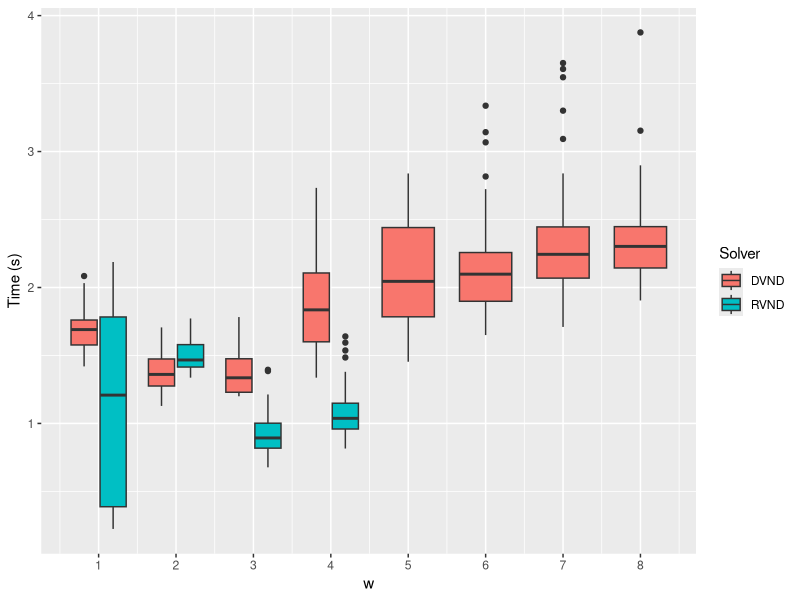
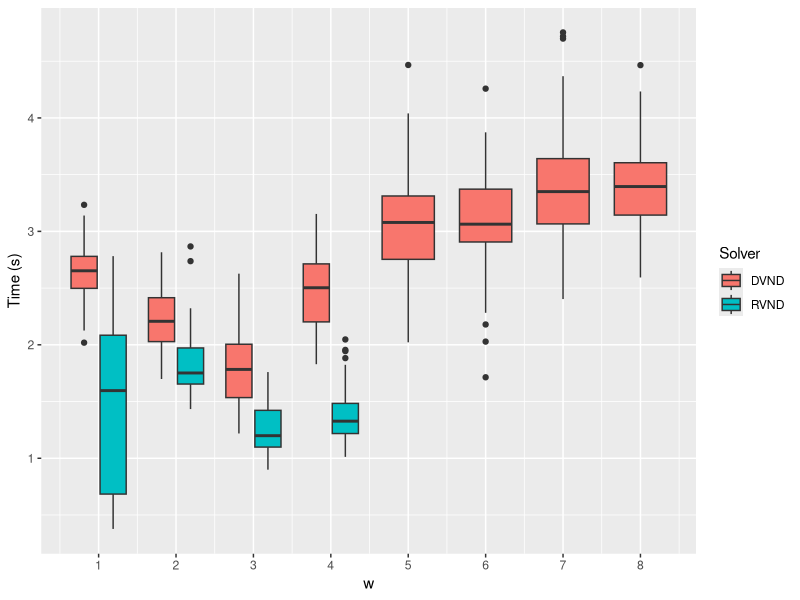
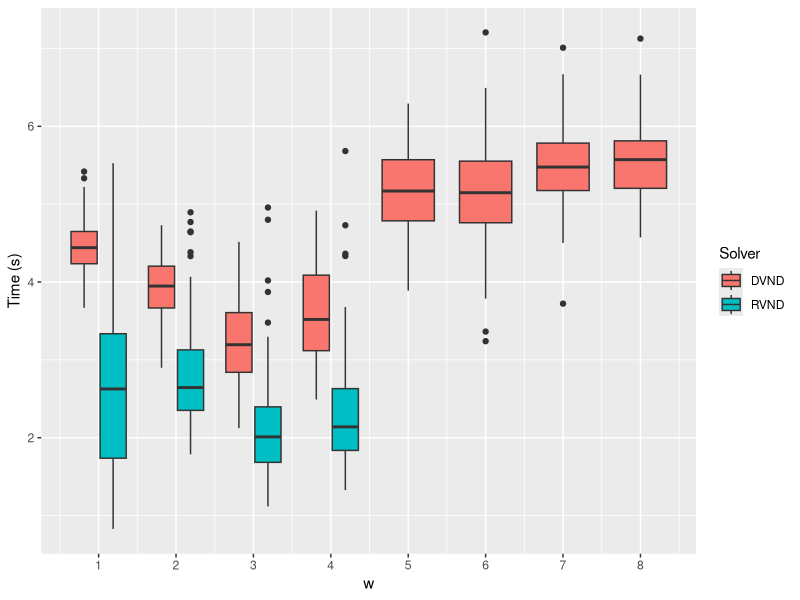
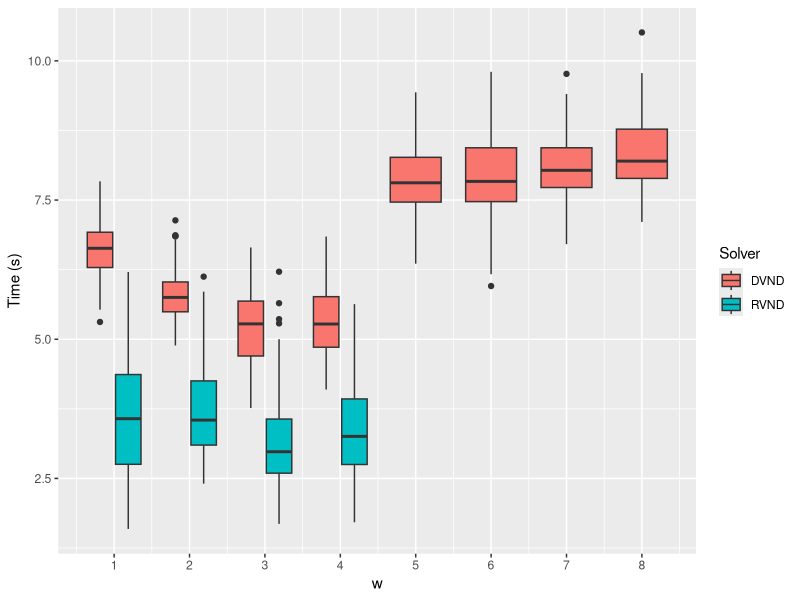
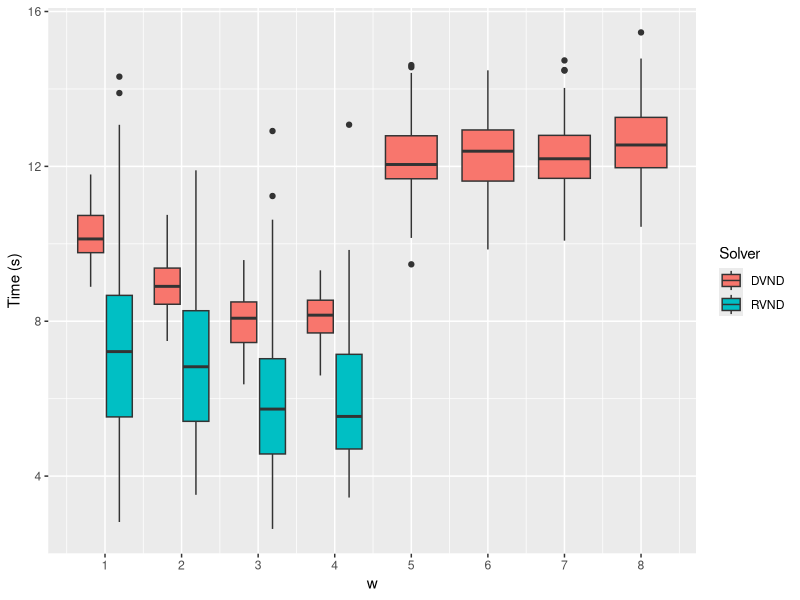
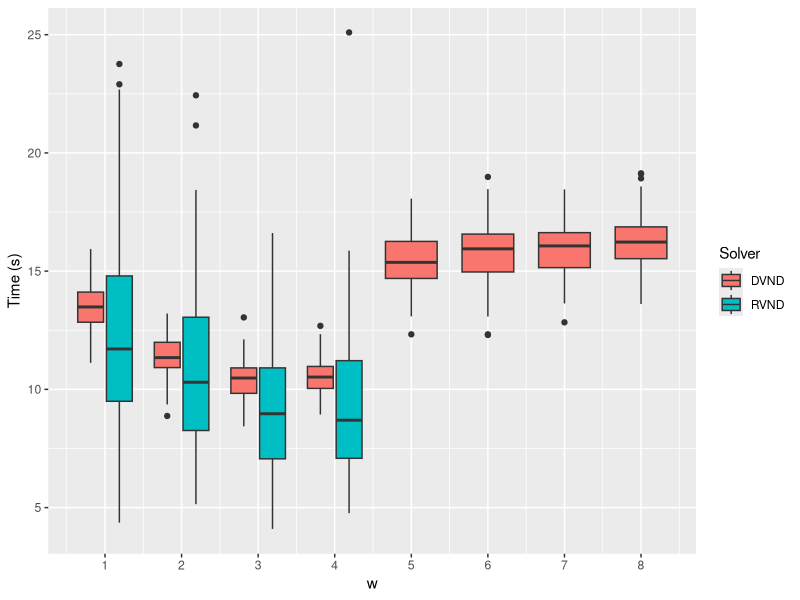
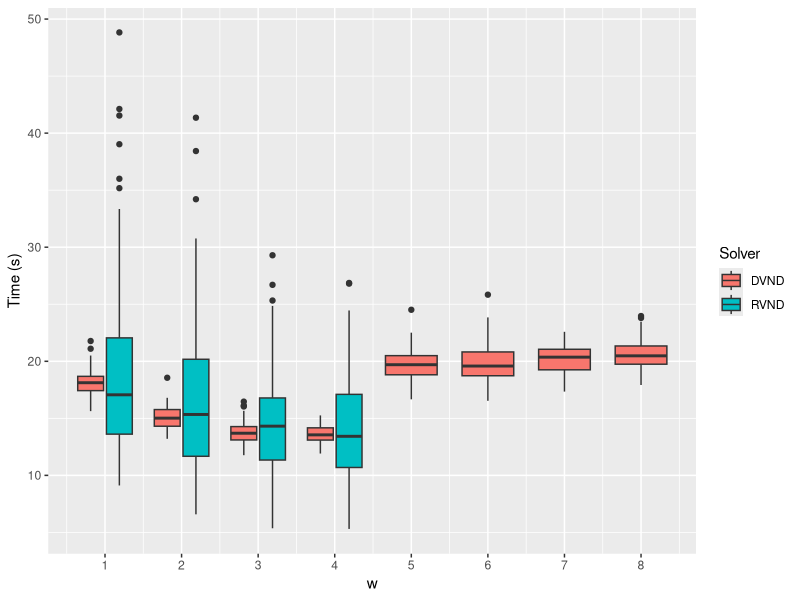
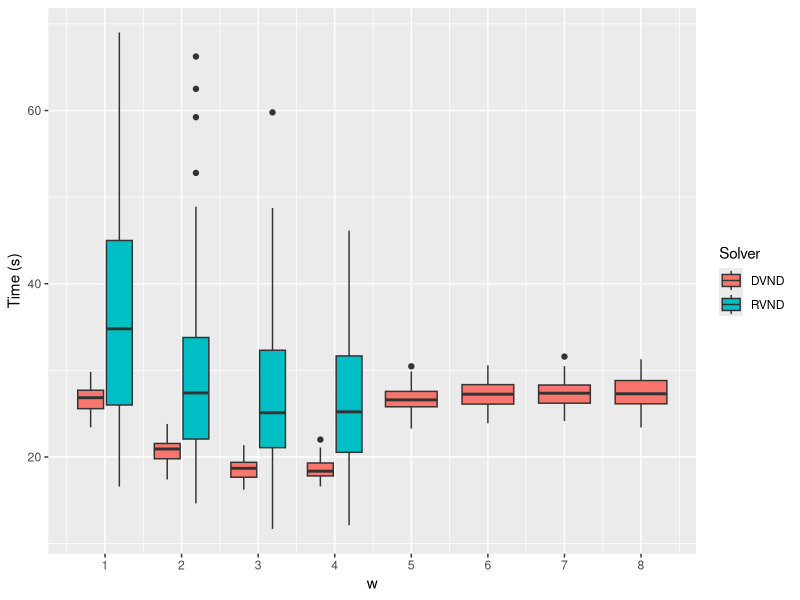

Generate these figures, in order, with R:
library(ggplot2)
library(tidyverse)

mypath = "C:/rdf/my/ms/dvnd-df/parco"
# mypath = "/home/rodolfo/git/dvnd-df/doc/results/parco"
setwd(mypath)

parcoData = read.csv(file="n4w1_8ng12.csv", header=TRUE, sep=";")

prefix = "n4w1_8ng12"

chart_path = "chart"
dir.create(file.path(mypath, chart_path), showWarnings = FALSE)

time_path = "time"
dir.create(file.path(paste(mypath, chart_path, sep="/"), time_path), showWarnings = FALSE)
for (inum_i in 0:7) {
  data_i = parcoData %>%
    filter(inum == inum_i)
  mychart = data_i%>%
    ggplot(aes(w, time, group=paste(w, solver), fill=toupper(solver))) +
    # geom_boxplot(fill=unique(data_i$w)) +
    geom_boxplot() +
    scale_x_continuous(breaks = 1:8) +
    ylab("Time (s)") +
    guides(fill=guide_legend(title="Solver")) +
    # ggtitle(paste("Instance", inum_i)) + 
    theme(plot.title = element_text(hjust = 0.5))
  file_name = paste(paste(chart_path, time_path, "/", sep="/"), prefix, "_box", "_in", inum_i, ".png", sep="")
  print(file_name)
  ggsave(file_name, plot = mychart, device="png")
}

imp_path = "imp"
dir.create(file.path(paste(mypath, chart_path, sep="/"), imp_path), showWarnings = FALSE)
for (inum_i in 0:7) {
  data_i = parcoData %>%
    filter(inum == inum_i)
  mychart = data_i%>%
    ggplot(aes(w, imp, group=paste(w, solver), fill=toupper(solver))) +
    # geom_boxplot(fill=unique(data_i$w)) +
    geom_boxplot() +
    scale_x_continuous(breaks = 1:8) +
    ylab("Solution improvement") +
    guides(fill=guide_legend(title="Solver")) +
    # ggtitle(paste("Instance", inum_i)) + 
    theme(plot.title = element_text(hjust = 0.5))
  file_name = paste(paste(chart_path, imp_path, "/", sep="/"), prefix, "_box", "_in", inum_i, ".png", sep="")
  print(file_name)
  ggsave(file_name, plot = mychart, device="png")
}
